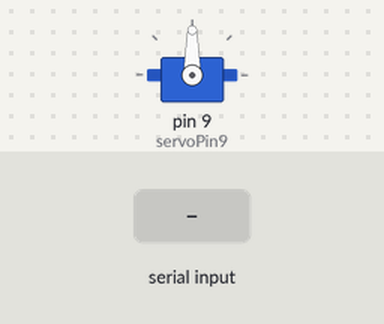
Simulated run of this sketch. Board: Arduino Uno, built with avr-gcc and run on an emulated ATmega328P. Shown: servo. The test bench sets the inputs (shaded band).

Above: at 1.2 s.
1.3 s: byte 30 received over Serial
At 2.5 s:
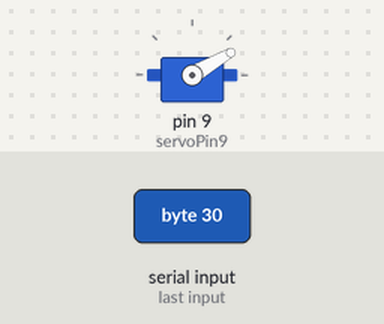
2.8 s: byte 120 received over Serial
At 3.7 s:
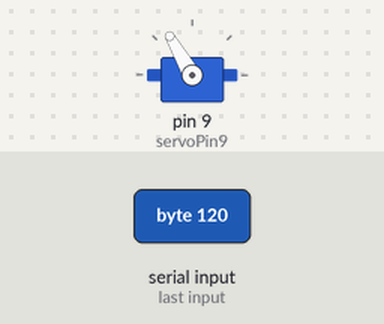
Timing chart, 0 to 5.8 s (numbered marks = the images above; inputs shaded):
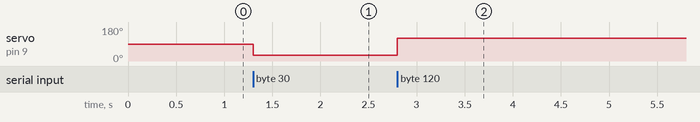

The sketch:

serial_servo.ino
```cpp
/*
Wartet auf Servosteueranweisungen am seriellen Port
und leitet diese Bytes als Gradzahlen an einen Servo
an Pin 9 weiter.
*/
#include <Servo.h>

Servo servoPin9;
byte degree;
byte pos = 0;

void setup() {
  servoPin9.attach(9);
  Serial.begin(9600);
}

void loop() {
  while (Serial.available() == 0) {}
  degree = Serial.read();
  servoPin9.write(degree);
}
```

Measured:
- after the input at 1.3 s, servo on pin 9 (servoPin9): 90° → 30° at once
- after the input at 2.8 s, servo on pin 9 (servoPin9): 30° → 120° at once
